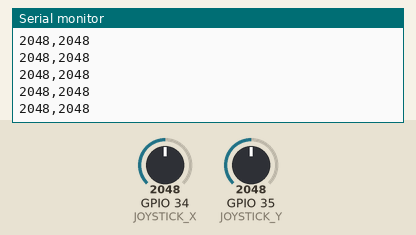
The sketch below on a simulated ESP32. Parts: the last lines printed to the serial monitor. The inputs (shaded band) are chosen by the test bench; at power-on: GPIO 34 (JOYSTICK_X) = 2048, GPIO 35 (JOYSTICK_Y) = 2048 (analog values on the 0–4095 scale).

Above: at 1.2 s.
1.3 s: GPIO 34 (JOYSTICK_X) set to 2866
At 1.32 s:
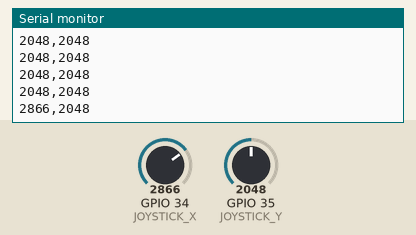
2.8 s: GPIO 35 (JOYSTICK_Y) set to 2866
At 2.83 s:
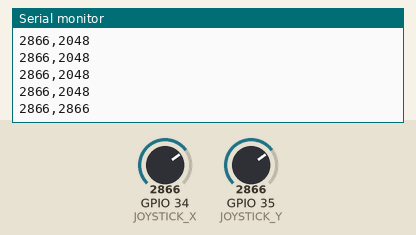
4.3 s: GPIO 34 (JOYSTICK_X) set to 3603
At 4.34 s:
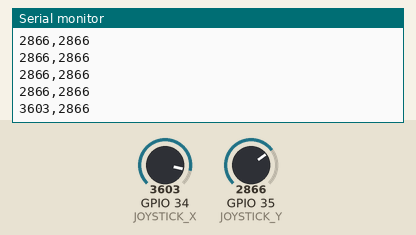
5.8 s: GPIO 35 (JOYSTICK_Y) set to 3603
At 5.8 s:
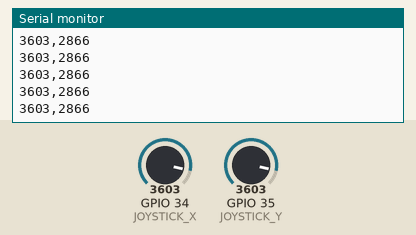
Timing chart, 0 to 8.3 s (numbered marks = the images above; inputs shaded):
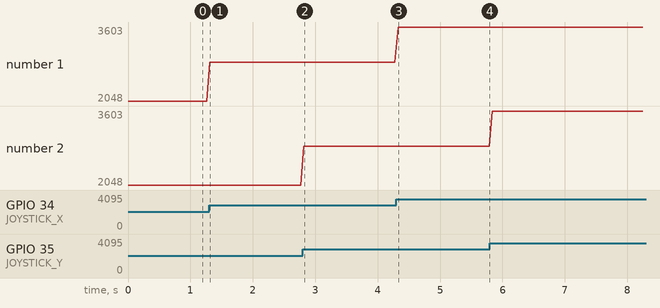

Measured:
- after the input at 1.3 s, the serial monitor: prints a new line at once (image 1)
- after the input at 2.8 s, the serial monitor: prints a new line at once (image 2)
- after the input at 4.3 s, the serial monitor: prints a new line at once (image 3)
- plotted number 1: 2048 → 2866 after the input at 1.3 s, 2866 → 3603 after the input at 4.3 s

The sketch:

joystick.ino
```cpp
// Define las entradas analógicas de los dos ejes
#define JOYSTICK_X 34
#define JOYSTICK_Y 35

void setup() {
  // Inicia la comunicación serial con la computadora
  Serial.begin(115200);

  // Configura las lecturas a 12 bits con valores de 0 a 4095
  analogReadResolution(12);
}

void loop() {
  // Obtiene la lectura de cada eje
  int valorX = analogRead(JOYSTICK_X);
  int valorY = analogRead(JOYSTICK_Y);

  // Envía X e Y separados por una coma y termina la línea
  Serial.print(valorX);
  Serial.print(",");
  Serial.println(valorY);

  // Espera 50 milisegundos antes de repetir la lectura
  delay(50);
}
```
